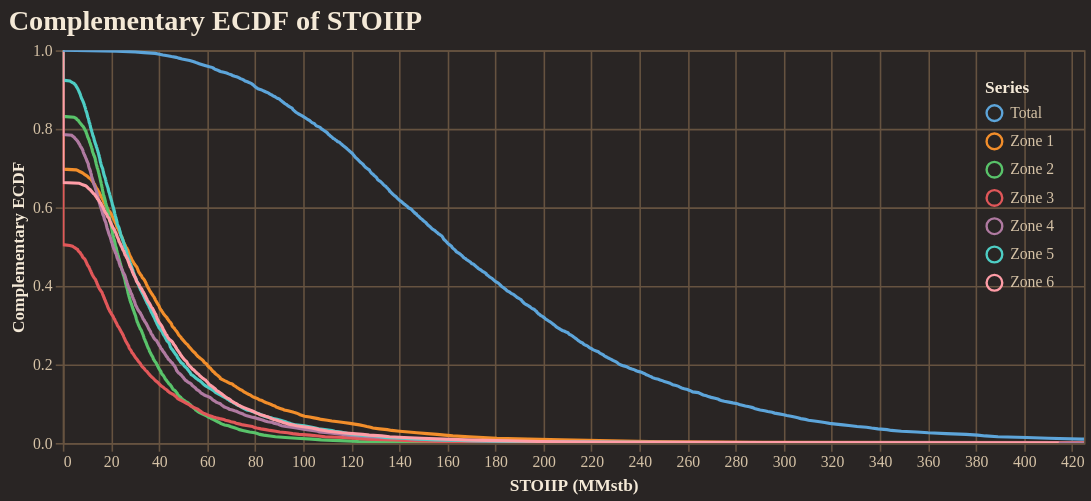

The code cell stored with this chart in its notebook:
### Code cell
fig = reporter.plotter.prospect_volumetric_ecdf_plot(
    figsize=(650, 250),
    backend=PLOTTING_BACKEND
)
fig.show()

### Figure 1 — Vega-Lite specification as saved in the notebook (floating-point values rounded to 4 significant figures; data arrays with more than 128 entries replaced by an {"elided": "..."} marker saying what was removed)
{"config": {"background": "#292524", "view": {"fill": "#292524", "stroke": "#665340"}, "title": {"color": "#f4e9d7", "font": "Merriweather", "fontSize": 18, "fontWeight": 600, "subtitleColor": "#d5c2a6", "anchor": "start"}, "axis": {"domainColor": "#665340", "gridColor": "#665340", "tickColor": "#665340", "labelColor": "#d5c2a6", "titleColor": "#f4e9d7", "labelFont": "Merriweather", "titleFont": "Merriweather"}, "legend": {"titleColor": "#f4e9d7", "labelColor": "#d5c2a6", "labelFont": "Merriweather", "titleFont": "Merriweather", "orient": "top-right", "symbolType": "circle"}, "header": {"labelColor": "#d5c2a6", "titleColor": "#f4e9d7", "labelFont": "Merriweather", "titleFont": "Merriweather"}, "mark": {"color": "#c78d3b"}, "line": {"color": "#c78d3b"}, "bar": {"color": "#c78d3b"}, "point": {"color": "#ddb06d"}, "area": {"color": "#c78d3b", "opacity": 0.35}, "text": {"color": "#f4e9d7", "font": "Merriweather"}, "range": {"category": ["#5DA5DA", "#F28E2B", "#59C36A", "#E15759", "#B07AA1", "#4ECDC4", "#FF9DA7", "#EDC948"]}}, "layer": [{"mark": {"type": "line", "clip": true, "strokeWidth": 2}, "encoding": {"color": {"field": "series", "title": "Series", "type": "nominal"}, "tooltip": [{"field": "series", "title": "Series", "type": "nominal"}, {"field": "stoiip_mmstb", "format": ",.2f", "title": "STOIIP (MMstb)", "type": "quantitative"}, {"field": "exceedance_probability", "format": ".3f", "title": "Exceedance", "type": "quantitative"}], "x": {"field": "stoiip_mmstb", "title": "STOIIP (MMstb)", "type": "quantitative"}, "y": {"field": "exceedance_probability", "scale": {"domain": [0, 1]}, "title": "Complementary ECDF", "type": "quantitative"}}}], "data": {"name": "data-fe3b2af977acb2a3032a46658457001f"}, "encoding": {"x": {"field": "stoiip_mmstb", "scale": {"domain": [0, 425.0]}, "type": "quantitative"}}, "height": 250, "title": "Complementary ECDF of STOIIP", "width": 650, "$schema": "https://vega.github.io/schema/vega-lite/v5.20.1.json", "datasets": {"data-fe3b2af977acb2a3032a46658457001f": {"elided": "3500 records"}}}
